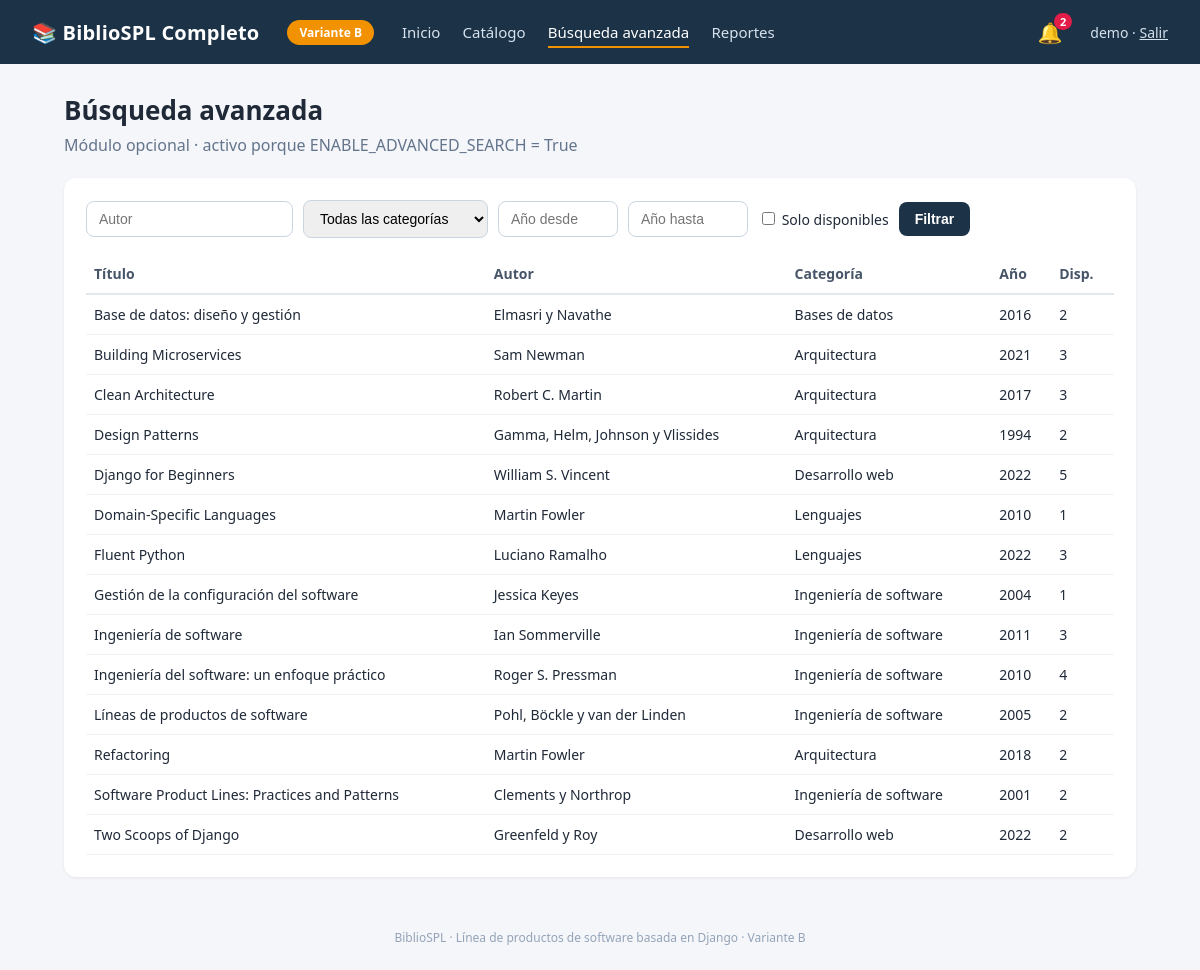
Screenshot of /busqueda/ (signed in) with the database file from the repository.
### core/models.py (models this page shows, shortened)
class Libro(models.Model):
    titulo = models.CharField(max_length=200)
    autor = models.CharField(max_length=120)
    categoria = models.ForeignKey(Categoria, on_delete=models.PROTECT, related_name='libros')
    anio = models.PositiveIntegerField('año')
    isbn = models.CharField(max_length=20, unique=True)
    disponibles = models.PositiveIntegerField(default=1)
    creado = models.DateTimeField(auto_now_add=True)
    class Meta:
        ordering = ['titulo']

class Categoria(models.Model):
    nombre = models.CharField(max_length=80, unique=True)
    class Meta:
        ordering = ['nombre']
        verbose_name_plural = 'categorías'
    def __str__(self):
        return self.nombre

### busqueda/views.py (the view)
# urls.py: urlpatterns = [path('', views.avanzada, name='avanzada')]
@login_required
@feature_required('ENABLE_ADVANCED_SEARCH')
def avanzada(request):
    g = request.GET
    libros = Libro.objects.select_related('categoria')
    if g.get('autor'):
        libros = libros.filter(autor__icontains=g['autor'])
    if g.get('categoria'):
        libros = libros.filter(categoria_id=g['categoria'])
    if g.get('desde'):
        libros = libros.filter(anio__gte=g['desde'])
    if g.get('hasta'):
        libros = libros.filter(anio__lte=g['hasta'])
    if g.get('solo_disponibles'):
        libros = libros.filter(disponibles__gt=0)
    return render(request, 'busqueda/avanzada.html', {
        'libros': libros, 'categorias': Categoria.objects.all(), 'f': g, 'buscado': bool(g)})

### core/context_processors.py (called while the page is built)
def producto(request):
    return {
        'producto': settings.PRODUCT,
        'variante': settings.PRODUCT_VARIANT,
        'features': {
            'ENABLE_REPORTS': settings.ENABLE_REPORTS,
            'ENABLE_NOTIFICATIONS': settings.ENABLE_NOTIFICATIONS,
            'ENABLE_ADVANCED_SEARCH': settings.ENABLE_ADVANCED_SEARCH,
        },
    }

### notificaciones/context_processors.py (called while the page is built)
def pendientes(request):
    if request.user.is_authenticated:
        return {'notificaciones_pendientes': request.user.notificaciones.filter(leida=False).count()}
    return {}

### busqueda/templates/busqueda/avanzada.html
{% extends 'core/base.html' %}
{% block content %}
<h1>Búsqueda avanzada</h1>
<p class="sub">Módulo opcional · activo porque ENABLE_ADVANCED_SEARCH = True</p>
<div class="panel">
  <form class="toolbar" method="get" style="flex-wrap:wrap">
    <input name="autor" value="{{ f.autor }}" placeholder="Autor">
    <select name="categoria"><option value="">Todas las categorías</option>
      {% for c in categorias %}<option value="{{ c.id }}" {% if f.categoria == c.id|stringformat:"s" %}selected{% endif %}>{{ c.nombre }}</option>{% endfor %}</select>
    <input name="desde" value="{{ f.desde }}" placeholder="Año desde" style="width:120px">
    <input name="hasta" value="{{ f.hasta }}" placeholder="Año hasta" style="width:120px">
    <label style="font-size:14px"><input type="checkbox" name="solo_disponibles" {% if f.solo_disponibles %}checked{% endif %}> Solo disponibles</label>
    <button class="btn">Filtrar</button>
  </form>
  <table><tr><th>Título</th><th>Autor</th><th>Categoría</th><th>Año</th><th>Disp.</th></tr>
  {% for l in libros %}<tr><td>{{ l.titulo }}</td><td>{{ l.autor }}</td><td>{{ l.categoria }}</td><td>{{ l.anio }}</td><td>{{ l.disponibles }}</td></tr>
  {% empty %}<tr><td colspan="5">Sin resultados.</td></tr>{% endfor %}
  </table>
</div>
{% endblock %}

### core/templates/core/base.html (shortened to what this page needs)
{% load static %}<!DOCTYPE html>
<html lang="es">
<head>
</head>
<body>
{% if user.is_authenticated %}
<header>
  <div class="brand">📚 {{ producto.NOMBRE }}</div>
  <span class="badge {% if variante == 'A' %}a{% endif %}">Variante {{ variante }}</span>
  <nav>
    <a href="{% url 'core:inicio' %}" class="{% if request.resolver_match.url_name == 'inicio' %}on{% endif %}">Inicio</a>
    <a href="{% url 'core:catalogo' %}" class="{% if request.resolver_match.url_name == 'catalogo' %}on{% endif %}">Catálogo</a>
    {% if features.ENABLE_ADVANCED_SEARCH %}<a href="{% url 'busqueda:avanzada' %}" class="{% if request.resolver_match.app_name == 'busqueda' %}on{% endif %}">Búsqueda avanzada</a>{% endif %}
    {% if features.ENABLE_REPORTS %}<a href="{% url 'reportes:panel' %}" class="{% if request.resolver_match.app_name == 'reportes' %}on{% endif %}">Reportes</a>{% endif %}
  </nav>
  {% if features.ENABLE_NOTIFICATIONS %}<a class="bell" href="{% url 'notificaciones:lista' %}">🔔{% if notificaciones_pendientes %}<span>{{ notificaciones_pendientes }}</span>{% endif %}</a>{% endif %}
  <span class="user">{{ user.username }} · <a href="#" onclick="document.getElementById('lo').submit()" style="color:#d6e2ee">Salir</a></span>
</header>
{% endif %}
<main>
{% block content %}{% endblock %}
</main>
<footer>BiblioSPL · Línea de productos de software basada en Django · Variante {{ variante }}</footer>
</body>
</html>

### core/templates/core/base.html (style rules this page uses)
* { box-sizing:border-box }
body { margin:0;font-family:"Segoe UI",Roboto,Arial,sans-serif;background:#f4f6fa;color:#1f2937 }
header { background:#1b3247;color:#fff;padding:0 32px;height:64px;display:flex;align-items:center;gap:28px }
header .brand { font-weight:700;font-size:20px;letter-spacing:.2px }
header nav a { color:#d6e2ee;text-decoration:none;margin-right:18px;font-size:15px }
header nav a.on,header nav a:hover { color:#fff;border-bottom:2px solid #f39200;padding-bottom:4px }
.badge { background:#f39200;color:#fff;border-radius:999px;padding:4px 12px;font-size:12px;font-weight:700 }
.user { font-size:14px;color:#d6e2ee }
.bell { position:relative;color:#fff;text-decoration:none;font-size:20px }
.bell span { position:absolute;top:-6px;right:-10px;background:#e11d48;color:#fff;border-radius:999px;font-size:11px;padding:1px 6px;font-weight:700 }
main { max-width:1120px;margin:28px auto;padding:0 24px }
h1 { font-size:26px;margin:0 0 6px }
.sub { color:#64748b;margin:0 0 22px }
.panel { background:#fff;border-radius:12px;padding:22px;box-shadow:0 1px 3px rgba(0,0,0,.07);margin-bottom:22px }
table { width:100%;border-collapse:collapse;font-size:14px }
th { text-align:left;color:#475569;font-weight:600;border-bottom:2px solid #e2e8f0;padding:10px 8px }
td { padding:10px 8px;border-bottom:1px solid #eef2f7 }
.toolbar { display:flex;gap:10px;align-items:center;margin-bottom:16px }
input,select { padding:9px 12px;border:1px solid #cbd5e1;border-radius:8px;font-size:14px }
.btn { display:inline-block;padding:9px 16px;border-radius:8px;border:0;font-size:14px;font-weight:600;text-decoration:none;cursor:pointer;background:#1b3247;color:#fff }
footer { text-align:center;color:#94a3b8;font-size:12px;padding:24px }

### rows the page displays
Libro: titulo "Base de datos: diseño y gestión", autor "Elmasri y Navathe", categoria "Bases de datos", anio "2016", disponibles "2"
Libro: titulo "Building Microservices", autor "Sam Newman", categoria "Arquitectura", anio "2021", disponibles "3"
Libro: titulo "Clean Architecture", autor "Robert C. Martin", categoria "Arquitectura", anio "2017", disponibles "3"
Libro: titulo "Design Patterns", autor "Gamma, Helm, Johnson y Vlissides", categoria "Arquitectura", anio "1994", disponibles "2"
Libro: titulo "Django for Beginners", autor "William S. Vincent", categoria "Desarrollo web", anio "2022", disponibles "5"
Libro: titulo "Domain-Specific Languages", autor "Martin Fowler", categoria "Lenguajes", anio "2010", disponibles "1"
Libro: titulo "Fluent Python", autor "Luciano Ramalho", categoria "Lenguajes", anio "2022", disponibles "3"
Libro: titulo "Gestión de la configuración del software", autor "Jessica Keyes", categoria "Ingeniería de software", anio "2004", disponibles "1"
Libro: titulo "Ingeniería de software", autor "Ian Sommerville", categoria "Ingeniería de software", anio "2011", disponibles "3"
Libro: titulo "Ingeniería del software: un enfoque práctico", autor "Roger S. Pressman", categoria "Ingeniería de software", anio "2010", disponibles "4"
Libro: titulo "Líneas de productos de software", autor "Pohl, Böckle y van der Linden", categoria "Ingeniería de software", anio "2005", disponibles "2"
Libro: titulo "Refactoring", autor "Martin Fowler", categoria "Arquitectura", anio "2018", disponibles "2"
Libro: titulo "Software Product Lines: Practices and Patterns", autor "Clements y Northrop", categoria "Ingeniería de software", anio "2001", disponibles "2"
Libro: titulo "Two Scoops of Django", autor "Greenfeld y Roy", categoria "Desarrollo web", anio "2022", disponibles "2"

### other values shown
{{ producto.NOMBRE }} "BiblioSPL Completo"
{{ variante }} "B"
{{ notificaciones_pendientes }} "2"
{{ user.username }} "demo"
